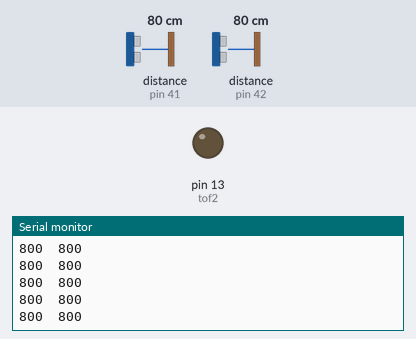
Recording of a sketch running on a simulated Arduino Uno, built with avr-gcc and run on an emulated ATmega328P. Shown: output pins drawn as LEDs (lit = HIGH), the last lines printed to the serial monitor. Inputs (shaded band) come from the test bench; at power-on: distance to the obstacle (sensors on pin 41, pin 42) 80 cm.

Above: at 1.2 s.
1.3 s: distance to the obstacle (sensor on pin 41) set to 2 cm
At 1.42 s:
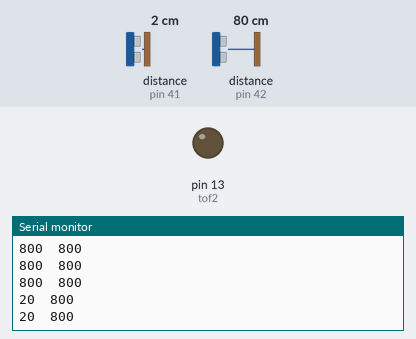
2.8 s: distance to the obstacle (sensor on pin 42) set to 2 cm
At 2.81 s:
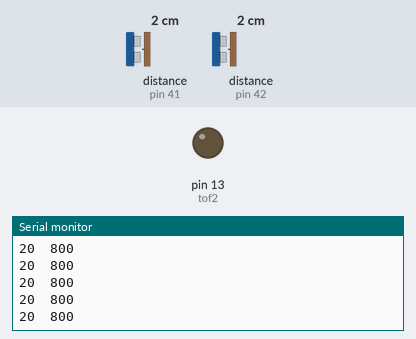
4.3 s: distance to the obstacle (sensor on pin 41) set to 4 cm
At 4.34 s:
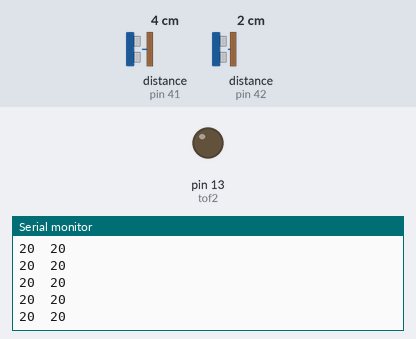
5.8 s: distance to the obstacle (sensor on pin 42) set to 4 cm
At 5.81 s:
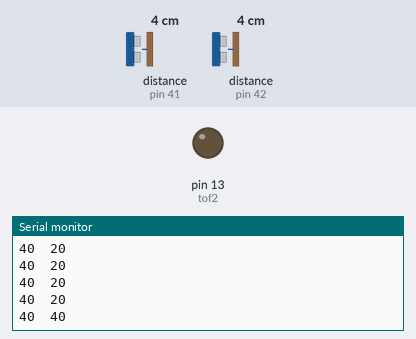
Timing chart, 0 to 8.3 s (numbered marks = the images above; inputs shaded):
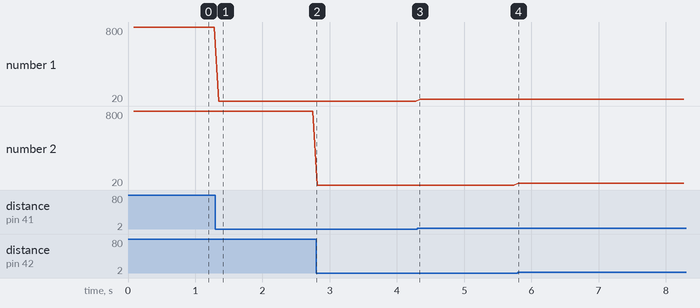

Measured:
- after the input at 1.3 s, the serial monitor: prints a new line after 0.05 s (image 1)
- after the input at 5.8 s, the serial monitor: prints a new line at once (image 4)
- plotted number 1: 800 → 20 after the input at 1.3 s, 20 → 40 after the input at 4.3 s

The sketch:

testetofsumo.ino
```cpp
#include <SparkFun_TB6612.h>
#include <Wire.h>
#include <VL53L0X.h>


//2 é esquerda 1 é direita


int val1 = 0;           // variable to store the value read
int val2 = 0;

//pinos XSHUT dos sensores são utilizados para poder definir diferentes endereços
#define tof1 7     //XSHUT tof1
#define tof2 13     //XSHUT tof2

//Definindo os enfereços de cada sensor
#define idSensor1 41
#define idSensor2 42

//Criando um objeto para cada sensor
VL53L0X Sensor1;
VL53L0X Sensor2;

void setup(){

  Serial.begin(9600);

  pinMode(tof1, OUTPUT);
  pinMode(tof2, OUTPUT);

  Wire.begin();
  //definindo endereço do Sensor1
  Sensor1.setAddress(idSensor1);
  pinMode(tof1, INPUT);
  delay(10); //Dando um tempo pra não zoar
  Sensor2.setAddress(idSensor2);
  pinMode(tof2, INPUT);
  delay(10);

  //métodos da própria biblioteca utilizados para inicialização
  Sensor1.init();
  Sensor2.init();
  Sensor1.setTimeout(300);
  Sensor2.setTimeout(300);
  Sensor1.startContinuous();
  Sensor2.startContinuous();

}

void loop(){

val1 = Sensor1.readRangeContinuousMillimeters();
val2 = Sensor2.readRangeContinuousMillimeters();

Serial.print(val1);
Serial.print("\t");
Serial.println(val2);
}
```
